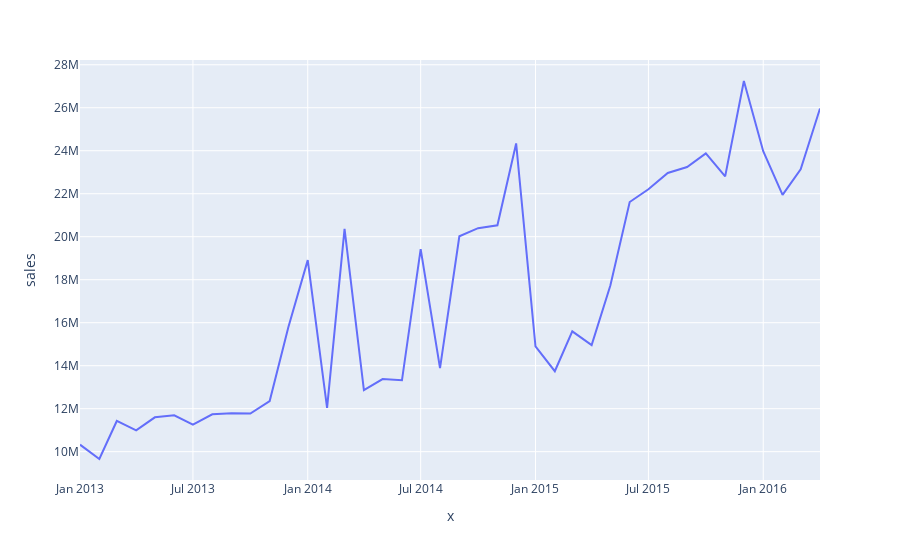

The notebook cell this image was saved under:
### Code cell
fig = px.line(
  por_mes,
  x=por_mes.index.values,
  y='sales'
)
fig.show()

### Figure 1 — Plotly figure (JSON) as saved in the notebook; plotly's stock layout.template omitted (floating-point values rounded to 4 significant figures)
{"data": [{"hovertemplate": "x=%{x}<br>sales=%{y}<extra></extra>", "legendgroup": "", "line": {"color": "#636efa", "dash": "solid"}, "marker": {"symbol": "circle"}, "mode": "lines", "name": "", "orientation": "v", "showlegend": false, "type": "scatter", "x": ["2013-01", "2013-02", "2013-03", "2013-04", "2013-05", "2013-06", "2013-07", "2013-08", "2013-09", "2013-10", "2013-11", "2013-12", "2014-01", "2014-02", "2014-03", "2014-04", "2014-05", "2014-06", "2014-07", "2014-08", "2014-09", "2014-10", "2014-11", "2014-12", "2015-01", "2015-02", "2015-03", "2015-04", "2015-05", "2015-06", "2015-07", "2015-08", "2015-09", "2015-10", "2015-11", "2015-12", "2016-01", "2016-02", "2016-03", "2016-04"], "xaxis": "x", "y": [10330000.0, 9659000.0, 11430000.0, 10990000.0, 11600000.0, 11690000.0, 11260000.0, 11740000.0, 11790000.0, 11780000.0, 12360000.0, 15800000.0, 18910000.0, 12040000.0, 20370000.0, 12860000.0, 13380000.0, 13320000.0, 19420000.0, 13890000.0, 20020000.0, 20400000.0, 20530000.0, 24340000.0, 14900000.0, 13740000.0, 15600000.0, 14960000.0, 17730000.0, 21620000.0, 22210000.0, 22960000.0, 23240000.0, 23880000.0, 22800000.0, 27240000.0, 23980000.0, 21950000.0, 23130000.0, 25960000.0], "yaxis": "y"}], "layout": {"autosize": true, "legend": {"tracegroupgap": 0}, "margin": {"t": 60}, "xaxis": {"anchor": "y", "autorange": true, "domain": [0, 1], "range": ["2013-01-01", "2016-04-01"], "title": {"text": "x"}, "type": "date"}, "yaxis": {"anchor": "x", "autorange": true, "domain": [0, 1], "range": [8682000.0, 28220000.0], "title": {"text": "sales"}, "type": "linear"}}}
